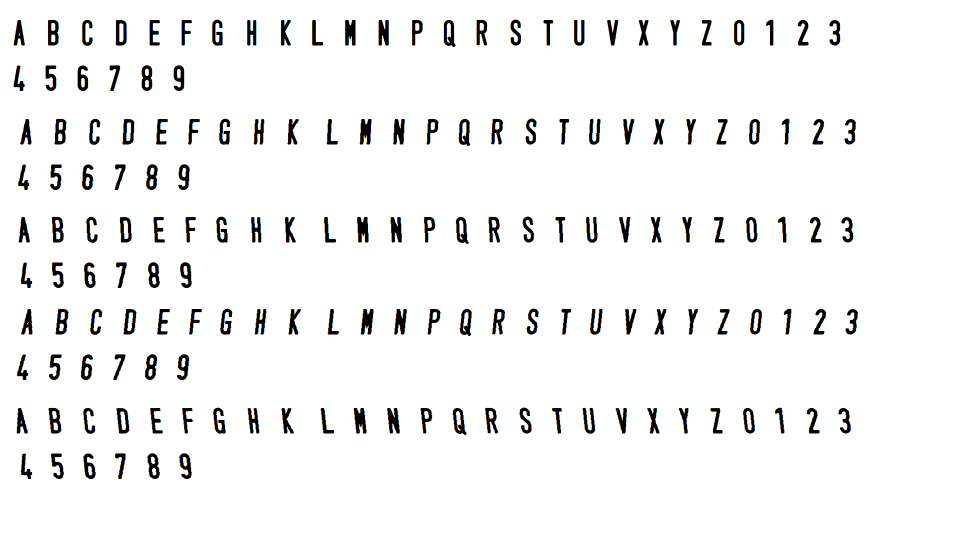
#> input picture training_chars.png, 1922 x 1074 px (shown at 1/2 size)
$ python GenData.py
#> lines starting #> are read from the running program, lines starting #| are printed output that depends on the picture; after the words box and inside, x2 and y2 are one past the last pixel; in counts of white or black regions, pixels touching at a corner belong together
# GenData.py
# Tạo dữ liệu huấn luyện cho nhận diện ký tự biển số xe
# Code đã được viết lại rõ ràng, dễ hiểu, có chú thích tiếng Việt

import numpy as np
import cv2
import sys
import os

# Kích thước ảnh ký tự sau khi resize
RESIZED_IMAGE_WIDTH = 20
RESIZED_IMAGE_HEIGHT = 30
# Diện tích contour tối thiểu để được coi là ký tự
MIN_CONTOUR_AREA = 40

# Danh sách mã ASCII các ký tự hợp lệ (0-9, A-Z)
VALID_CHARS = [ord(c) for c in '0123456789ABCDEFGHIJKLMNOPQRSTUVWXYZ']

def main():
    # Đọc ảnh chứa các ký tự mẫu
    img = cv2.imread("training_chars.png")
#> img is the input picture: shape (1074, 1922, 3); mean B, G, R 242.7, 242.7, 242.7
    if img is None:
        print("Không tìm thấy file training_chars.png!")
        return

    # Chuyển sang ảnh xám và làm mờ
    img_gray = cv2.cvtColor(img, cv2.COLOR_BGR2GRAY)
    img_blur = cv2.GaussianBlur(img_gray, (5, 5), 0)

    # Nhị phân hóa ảnh bằng adaptive threshold
    img_thresh = cv2.adaptiveThreshold(
        img_blur, 255, cv2.ADAPTIVE_THRESH_GAUSSIAN_C,
        cv2.THRESH_BINARY_INV, 11, 2)
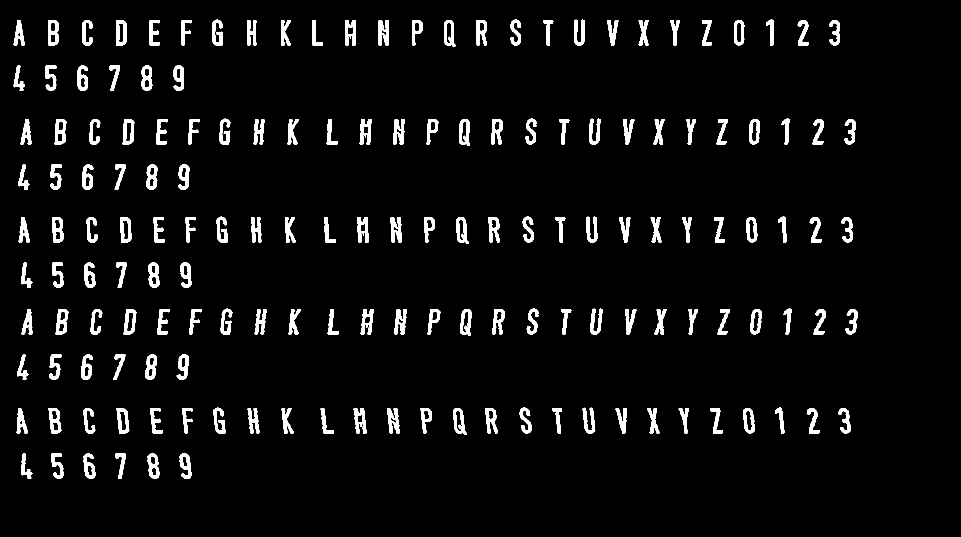
#> img_thresh: shape (1074, 1922) (shown at 1/2 size); 4.7% white; 160 white regions

    cv2.imshow("Ảnh nhị phân", img_thresh)

    # Tìm contour các ký tự
    img_thresh_copy = img_thresh.copy()
    contours, _ = cv2.findContours(img_thresh_copy, cv2.RETR_EXTERNAL, cv2.CHAIN_APPROX_SIMPLE)
#> contours = 160 contours; largest, box (x1, y1, x2, y2) and area: (232, 816, 259, 867) 966, (247, 618, 273, 669) 965, (245, 238, 269, 289) 965, (240, 434, 263, 485) 964, (232, 40, 253, 91) 964

    # Mảng lưu dữ liệu ảnh và nhãn
    flattened_images = []
    classifications = []

    # Duyệt từng contour để lấy ký tự
    for contour in contours:
        if cv2.contourArea(contour) > MIN_CONTOUR_AREA:
            x, y, w, h = cv2.boundingRect(contour)
            # Vẽ khung đỏ quanh ký tự
            cv2.rectangle(img, (x, y), (x + w, y + h), (0, 0, 255), 2)
            # Cắt ký tự và resize về kích thước chuẩn
            img_roi = img_thresh[y:y + h, x:x + w]
            img_resized = cv2.resize(img_roi, (RESIZED_IMAGE_WIDTH, RESIZED_IMAGE_HEIGHT))
            # Hiển thị ký tự để người dùng nhập nhãn
            cv2.imshow("Ký tự cắt ra", img_roi)
            cv2.imshow("Ký tự đã resize", img_resized)
            cv2.imshow("Ảnh gốc", img)
            key = cv2.waitKey(0)
            if key == 27:  # Nhấn ESC để thoát
                print("Đã thoát!")
                sys.exit()
            elif key in VALID_CHARS:
                classifications.append(key)
                flattened_images.append(img_resized.reshape(-1))
#> this loop made 1 pass; (key Esc is pressed on pass 1)
#> (x, y, w, h) on pass 1: (358, 907, 25, 51)
#| Đã thoát!
#> pass 1, in main, `img_roi = img_thresh[y:y + h, x:x + w]`:
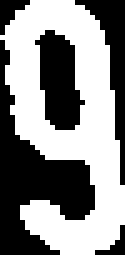
#> img_roi: shape (51, 25) (shown 5 times larger); 53.6% white; 5 black regions (1 under 20 px), largest, box (x1, y1, x2, y2) and area: (0, 8, 19, 51) 317, (7, 6, 17, 26) 130, (15, 0, 25, 37) 109, (0, 0, 6, 7) 21
#> pass 1, in main, `img_resized = cv2.resize(img_roi, (RESIZED_IMAGE_WIDTH, RESIZED_IMAGE_..`:
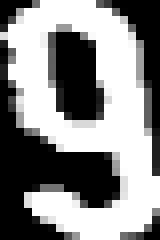
#> img_resized: shape (30, 20) (shown 8 times larger); min 0, max 255, mean 137.2
#> after the loop, classifications = []; flattened_images = []
            # Nếu nhấn phím không hợp lệ thì bỏ qua

    # Chuyển sang numpy array
    classifications = np.array(classifications, np.float32).reshape(-1, 1)
    flattened_images = np.array(flattened_images, np.float32)

    # Lưu ra file
    np.savetxt("classifications.txt", classifications)
    np.savetxt("flattened_images.txt", flattened_images)
    print("\n\nĐã lưu dữ liệu huấn luyện vào classifications.txt và flattened_images.txt!")
    cv2.destroyAllWindows()

if __name__ == "__main__":
    main()
#> (the program exits here)
